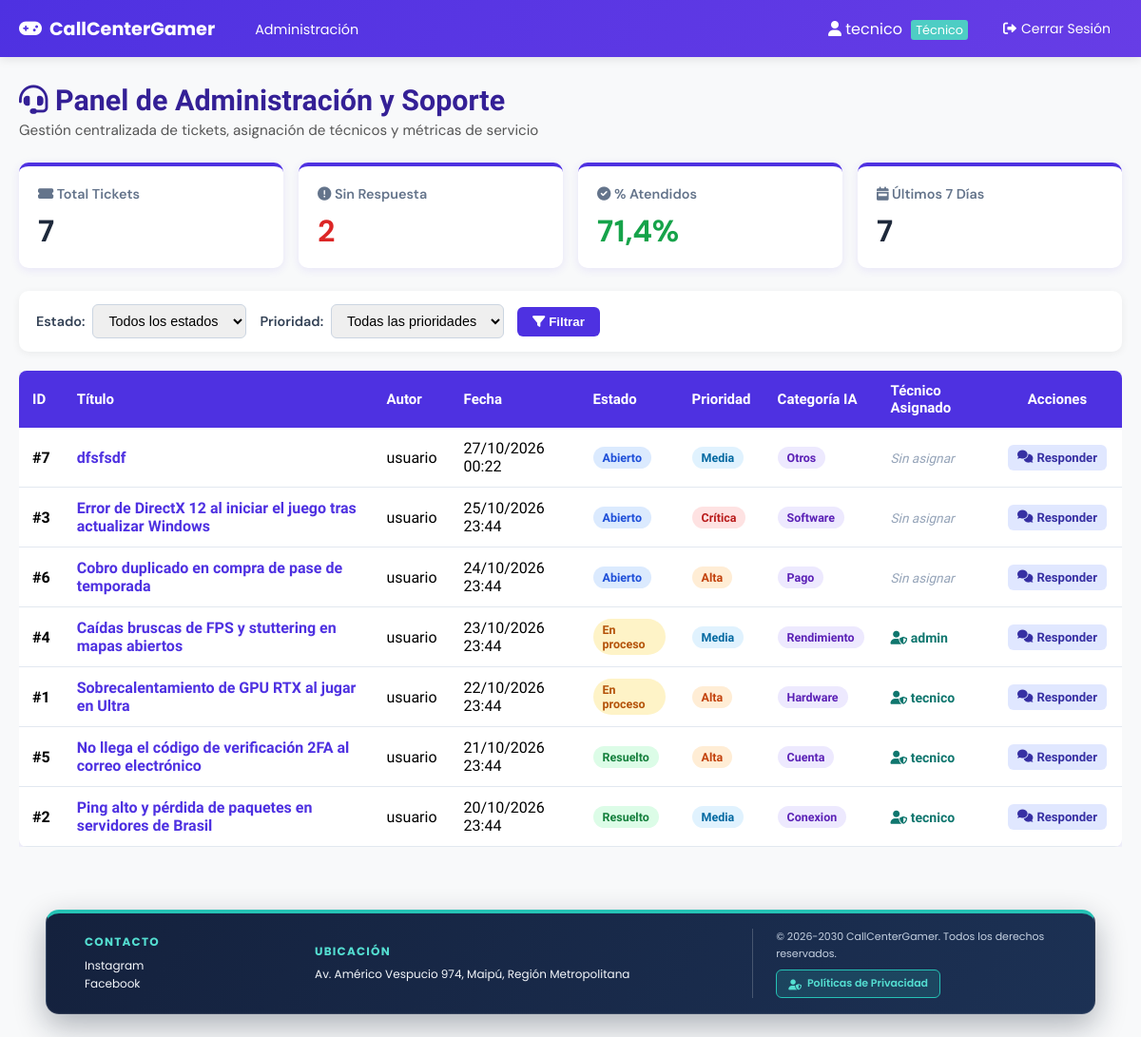
/Administracion/ (signed in), run on the app's committed database.
### online/models.py (models this page shows, shortened)
class Usuario(AbstractBaseUser):
    nombre = models.CharField(
        verbose_name='Nombre',
        max_length=30,
        blank=True,
        null=True,
    )
    apellido = models.CharField(
        verbose_name='Apellido',
        max_length=30,
        blank=True,
        null=True,
    )
    rut = models.CharField(
        verbose_name='RUT',
        max_length=12,
        unique=True,
        blank=True,
        null=True,
    )
    correo = models.EmailField(
        verbose_name='Correo electrónico',
        max_length=70,
        unique=True,
    )
    usuario = models.CharField(
        verbose_name='Usuario',
        max_length=50,
        unique=True,
    )
    fecha_nacimiento = models.DateField(
        verbose_name='Fecha de nacimiento',
        null=True,
        blank=True,
    )
    activo = models.BooleanField(default=True)
    admin = models.BooleanField(default=False)
    tecnico = models.BooleanField(default=False)
    USERNAME_FIELD = 'usuario'
    REQUIRED_FIELDS = ['correo']
    objects = UserManager()
    @property
    def is_active(self):
        return self.activo

class Preguntas(models.Model):
    ESTADO_ABIERTO = 'abierto'
    ESTADO_EN_PROCESO = 'en_proceso'
    ESTADO_RESUELTO = 'resuelto'
    ESTADO_CERRADO = 'cerrado'
    ESTADO_CHOICES = [
        (ESTADO_ABIERTO, 'Abierto'),
        (ESTADO_EN_PROCESO, 'En proceso'),
        (ESTADO_RESUELTO, 'Resuelto'),
        (ESTADO_CERRADO, 'Cerrado'),
    ]
    PRIORIDAD_BAJA = 'baja'
    PRIORIDAD_MEDIA = 'media'
    PRIORIDAD_ALTA = 'alta'
    PRIORIDAD_CRITICA = 'critica'
    PRIORIDAD_CHOICES = [
        (PRIORIDAD_BAJA, 'Baja'),
        (PRIORIDAD_MEDIA, 'Media'),
        (PRIORIDAD_ALTA, 'Alta'),
        (PRIORIDAD_CRITICA, 'Crítica'),
    ]
    idPregunta = models.AutoField(primary_key=True)
    Titulo = models.CharField(max_length=60)
    Pregunta = models.TextField()
    Fecha_creacion = models.DateTimeField(default=timezone.now)
    Usuario = models.ForeignKey(
        Usuario,
        on_delete=models.CASCADE,
        related_name='preguntas',
    )
    estado = models.CharField(
        max_length=15,
        choices=ESTADO_CHOICES,
        default=ESTADO_ABIERTO,
    )
    prioridad = models.CharField(
        max_length=10,
        choices=PRIORIDAD_CHOICES,
        default=PRIORIDAD_MEDIA,
    )
    categoria = models.CharField(max_length=30, default='otros', blank=True)
    tecnico_asignado = models.ForeignKey(
        'online.Usuario',
        on_delete=models.SET_NULL,
        null=True,
        blank=True,
        related_name='tickets_asignados',
        limit_choices_to=Q(tecnico=True) | Q(admin=True),
    )

### administracion/views.py (the view)
# urls.py: path('Administracion/', IndexAdmin, name='administracion'),
@login_required
def IndexAdmin(request):
    if not (request.user.admin or request.user.tecnico):
        messages.error(request, "No tienes permisos para acceder a esta página.")
        return redirect('inicio', id=request.user.id)
    base_qs = (
        Preguntas.objects.select_related('Usuario', 'tecnico_asignado')
        .annotate(num_respuestas=Count('respuesta'))
        .order_by('-Fecha_creacion')
    )
    estado_filtro = request.GET.get('estado', '').strip()
    prioridad_filtro = request.GET.get('prioridad', '').strip()
    ListaPreguntas = base_qs
    if estado_filtro:
        ListaPreguntas = ListaPreguntas.filter(estado=estado_filtro)
    if prioridad_filtro:
        ListaPreguntas = ListaPreguntas.filter(prioridad=prioridad_filtro)
    tendencias_ia = []
    estadisticas_ia = {}
    alertas_ia = []
    try:
        hace_una_semana = timezone.now() - timedelta(days=7)
        preguntas_recientes = list(base_qs.filter(Fecha_creacion__gte=hace_una_semana)[:10])
        preguntas_semana = base_qs.filter(Fecha_creacion__gte=hace_una_semana).count()
        for pregunta in preguntas_recientes:
            categoria = pregunta.categoria or 'otros'
            tendencias_ia.append({
                'id': pregunta.idPregunta,
                'titulo': pregunta.Titulo,
                'categoria': categoria,
                'usuario': pregunta.Usuario.usuario,
                'fecha': pregunta.Fecha_creacion,
            })
        total_preguntas = base_qs.count()
        preguntas_sin_respuesta = base_qs.filter(respuesta__isnull=True).count()
        porcentaje_resueltas = (
            ((total_preguntas - preguntas_sin_respuesta) / total_preguntas) * 100
            if total_preguntas > 0
            else 0.0
        )
        estadisticas_ia = {
            'total_preguntas': total_preguntas,
            'preguntas_sin_respuesta': preguntas_sin_respuesta,
            'porcentaje_resueltas': porcentaje_resueltas,
            'tendencia_semanal': preguntas_semana,
        }
        if preguntas_sin_respuesta > 5:
            alertas_ia.append({
                'tipo': 'warning',
                'mensaje': f'⚠️ Hay {preguntas_sin_respuesta} preguntas sin respuesta',
                'prioridad': 'alta',
            })
        if preguntas_semana > 20:
            alertas_ia.append({
                'tipo': 'info',
                'mensaje': '📈 Alta actividad esta semana',
                'prioridad': 'media',
            })
    except Exception as e:
        logger.error("Error en cálculo de métricas de IndexAdmin: %s", e, exc_info=True)
        estadisticas_ia = {
            'total_preguntas': base_qs.count(),
            'preguntas_sin_respuesta': base_qs.filter(respuesta__isnull=True).count(),
            'porcentaje_resueltas': 0.0,
            'tendencia_semanal': 0,
            'error_ia': True,
        }
    return render(request, "indexAdmin.html", {
        "Preguntas": ListaPreguntas,
        "tendencias_ia": tendencias_ia,
        "estadisticas_ia": estadisticas_ia,
        "alertas_ia": alertas_ia,
        "estado_filtro": estado_filtro,
        "prioridad_filtro": prioridad_filtro,
        "estados_choices": Preguntas.ESTADO_CHOICES,
        "prioridades_choices": Preguntas.PRIORIDAD_CHOICES,
    })

### administracion/templates/indexAdmin.html (shortened to what this page needs)
{% extends "componentes/header.html" %}
{% load static %}
{% block links %}
<link rel="stylesheet" href="{% static 'index.css' %}">
{% endblock %}
{% block content %}
<div class="admin-dashboard">
    <div class="dashboard-header">
        <div>
            <h1 id="Titulo"><i class="fas fa-headset"></i> Panel de Administración y Soporte</h1>
            <p class="dashboard-subtitle">Gestión centralizada de tickets, asignación de técnicos y métricas de servicio</p>
        </div>
    </div>
    {% if estadisticas_ia %}
    <div class="stats-grid">
        <div class="stat-card">
            <span class="stat-label"><i class="fas fa-ticket-alt"></i> Total Tickets</span>
            <p class="stat-number">{{ estadisticas_ia.total_preguntas }}</p>
        </div>
        <div class="stat-card">
            <span class="stat-label"><i class="fas fa-exclamation-circle"></i> Sin Respuesta</span>
            <p class="stat-number stat-danger">{{ estadisticas_ia.preguntas_sin_respuesta }}</p>
        </div>
        <div class="stat-card">
            <span class="stat-label"><i class="fas fa-check-circle"></i> % Atendidos</span>
            <p class="stat-number stat-success">{{ estadisticas_ia.porcentaje_resueltas|floatformat:1 }}%</p>
        </div>
        <div class="stat-card">
            <span class="stat-label"><i class="fas fa-calendar-week"></i> Últimos 7 Días</span>
            <p class="stat-number">{{ estadisticas_ia.tendencia_semanal }}</p>
        </div>
    </div>
    {% endif %}
    <form method="get" action="{% url 'administracion' %}" class="filter-bar">
        <div class="filter-group">
            <label for="filtro-estado">Estado:</label>
            <select id="filtro-estado" name="estado">
                <option value="">Todos los estados</option>
            </select>
        </div>
        <div class="filter-group">
            <label for="filtro-prioridad">Prioridad:</label>
            <select id="filtro-prioridad" name="prioridad">
                <option value="">Todas las prioridades</option>
            </select>
        </div>
        <button type="submit" class="btn-filter"><i class="fas fa-filter"></i> Filtrar</button>
    </form>
    <div class="Container table-responsive">
        <table class="preguntas-table">
            <thead>
                <tr>
                    <th>ID</th>
                    <th>Título</th>
                    <th>Autor</th>
                    <th>Fecha</th>
                    <th>Estado</th>
                    <th>Prioridad</th>
                    <th>Categoría IA</th>
                    <th>Técnico Asignado</th>
                    <th class="c">Acciones</th>
                </tr>
            </thead>
            <tbody>
                {% for pregunta in Preguntas %}
                <tr>
                    <td><strong>#{{ pregunta.idPregunta }}</strong></td>
                    <td>
                        <a href="{% url 'respuestas' pregunta.idPregunta %}" class="ticket-link">
                            {{ pregunta.Titulo }}
                        </a>
                    </td>
                    <td>{{ pregunta.Usuario.usuario }}</td>
                    <td>{{ pregunta.Fecha_creacion|date:"d/m/Y H:i" }}</td>
                    <td>
                        <span class="badge badge-estado badge-{{ pregunta.estado }}">
                            {{ pregunta.get_estado_display }}
                        </span>
                    </td>
                    <td>
                        <span class="badge badge-prioridad badge-prio-{{ pregunta.prioridad }}">
                            {{ pregunta.get_prioridad_display }}
                        </span>
                    </td>
                    <td>
                        <span class="badge badge-categoria">
                            {{ pregunta.categoria|default:"otros"|title }}
                        </span>
                    </td>
                    <td>
                        {% if pregunta.tecnico_asignado %}
                            <span class="tech-assigned"><i class="fas fa-user-shield"></i> {{ pregunta.tecnico_asignado.usuario }}</span>
                        {% else %}
                            <span class="tech-unassigned">Sin asignar</span>
                        {% endif %}
                    </td>
                    <td class="c actions-cell">
                        <a href="{% url 'respuestas' pregunta.idPregunta %}" class="btn-table btn-reply" title="Ver y Responder">
                            <i class="fas fa-comments"></i> Responder
                        </a>
                    </td>
                </tr>
                {% empty %}
                <tr>
                    <td colspan="9" class="c empty-row">No hay tickets registrados con los criterios seleccionados.</td>
                </tr>
                {% endfor %}
            </tbody>
        </table>
    </div>
</div>
{% endblock %}

### online/templates/componentes/header.html (shortened to what this page needs)
{% load static %}
<!DOCTYPE html>
<html lang="es">
<head>
    <link rel="stylesheet" href="https://cdnjs.cloudflare.com/ajax/libs/font-awesome/6.0.0/css/all.min.css">
    <link rel="stylesheet" href="{% static 'estiloHeader.css' %}?v=20261026-privacidad">
    {% block links %}{% endblock %}
</head>
<body>
    <nav class="MainNav">
        <div id="NavbarIzq">
            <a href="{% if user.is_authenticated %}{% if user.admin or user.tecnico %}{% url 'administracion' %}{% else %}{% url 'inicio' user.id %}{% endif %}{% else %}{% url 'index' %}{% endif %}" id="logo">
                <i class="{{ brand.ICON_CLASS|default:'fas fa-gamepad' }}"></i> {{ brand.NAME|default:"CallCenterGamer" }}
            </a>
            <ul>
                {% if user.is_authenticated %}
                    {% if user.admin or user.tecnico %}
                        <li><a href="{% url 'administracion' %}">Administración</a></li>
                    {% else %}
                        <li><a href="{% url 'inicio' user.id %}">Inicio</a></li>
                    {% endif %}
                {% else %}
                    <li><a href="{% url 'index' %}">Inicio</a></li>
                {% endif %}
            </ul>
        </div>
        <div id="NavbarDer">
            <ul>
                {% if user.is_authenticated %}
                    <li>
                        <span style="color: white; margin-right: 15px;">
                            <i class="fas fa-user"></i> {{ user.usuario }}
                            {% if user.admin %}
                                <span style="background: #ff6b6b; padding: 2px 5px; border-radius: 3px; font-size: 0.8em; margin-left: 5px;">Admin</span>
                            {% elif user.tecnico %}
                                <span style="background: #4ecdc4; padding: 2px 5px; border-radius: 3px; font-size: 0.8em; margin-left: 5px;">Técnico</span>
                            {% endif %}
                        </span>
                    </li>
                    <li>
                        <form method="post" action="{% url 'Logout' %}" class="logout-form">
                            <button type="submit" class="logout-btn">
                                <i class="fas fa-sign-out-alt"></i> Cerrar Sesión
                            </button>
                        </form>
                    </li>
                {% else %}
                    <li><a href="{% url 'Login' %}"><i class="fas fa-sign-in-alt"></i> Ingresar</a></li>
                    <li><a href="{% url 'Register' %}"><i class="fas fa-user-plus"></i> Registrarse</a></li>
                {% endif %}
            </ul>
        </div>
    </nav>
    <main>
        {% block content %}
        {% endblock %}
    </main>
    <footer class="site-footer">
        <div class="footer-content">
            <section class="footer-section">
                <h2>Contacto</h2>
                <p>Instagram</p>
                <p>Facebook</p>
            </section>
            <section class="footer-section">
                <h2>Ubicación</h2>
                <p>{{ brand.FOOTER_ADDRESS|default:"Av. Américo Vespucio 974, Maipú, Región Metropolitana" }}</p>
            </section>
            <div class="footer-copyright">
                <p>© 2026-2030 {{ brand.NAME|default:"Call Center Gamer" }}. Todos los derechos reservados.</p>
                <a href="{% url 'politica_privacidad' %}" class="btn-footer-privacidad">
                    <i class="fas fa-user-shield"></i> Políticas de Privacidad
                </a>
            </div>
        </div>
    </footer>
</body>
</html>

### data on the page
Usuario: usuario "tecnico"
Preguntas: idPregunta "7", Titulo "dfsfsdf", Usuario.usuario "usuario", Fecha_creacion "27/10/2026 00:22", estado "Abierto", prioridad "Media", categoria "Otros", shows "Sin asignar"
Preguntas: idPregunta "3", Titulo "Error de DirectX 12 al iniciar el juego tras actualizar Windows", Usuario.usuario "usuario", Fecha_creacion "25/10/2026 23:44", estado "Abierto", prioridad "Crítica", categoria "Software", shows "Sin asignar"
Preguntas: idPregunta "6", Titulo "Cobro duplicado en compra de pase de temporada", Usuario.usuario "usuario", Fecha_creacion "24/10/2026 23:44", estado "Abierto", prioridad "Alta", categoria "Pago", shows "Sin asignar"
Preguntas: idPregunta "4", Titulo "Caídas bruscas de FPS y stuttering en mapas abiertos", Usuario.usuario "usuario", Fecha_creacion "23/10/2026 23:44", estado "En proceso", prioridad "Media", categoria "Rendimiento", tecnico_asignado.usuario "admin"
Preguntas: idPregunta "1", Titulo "Sobrecalentamiento de GPU RTX al jugar en Ultra", Usuario.usuario "usuario", Fecha_creacion "22/10/2026 23:44", estado "En proceso", prioridad "Alta", categoria "Hardware", tecnico_asignado.usuario "tecnico"
Preguntas: idPregunta "5", Titulo "No llega el código de verificación 2FA al correo electrónico", Usuario.usuario "usuario", Fecha_creacion "21/10/2026 23:44", estado "Resuelto", prioridad "Alta", categoria "Cuenta", tecnico_asignado.usuario "tecnico"
Preguntas: idPregunta "2", Titulo "Ping alto y pérdida de paquetes en servidores de Brasil", Usuario.usuario "usuario", Fecha_creacion "20/10/2026 23:44", estado "Resuelto", prioridad "Media", categoria "Conexion", tecnico_asignado.usuario "tecnico"

### other printed values
{{ brand.NAME|default:"CallCenterGamer" }} "CallCenterGamer"
{{ estadisticas_ia.total_preguntas }} "7"
{{ estadisticas_ia.preguntas_sin_respuesta }} "2"
{{ estadisticas_ia.porcentaje_resueltas|floatformat:1 }} "71,4"
{{ estadisticas_ia.tendencia_semanal }} "7"
{{ brand.NAME|default:"Call Center Gamer" }} "CallCenterGamer"
